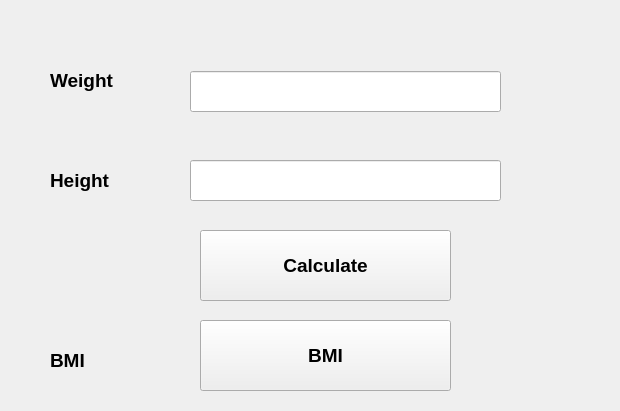
<?xml version="1.0" encoding="UTF-8"?>
<ui version="4.0">
 <class>Form</class>
 <widget class="QWidget" name="Form">
  <property name="geometry">
   <rect>
    <x>0</x>
    <y>0</y>
    <width>620</width>
    <height>411</height>
   </rect>
  </property>
  <property name="windowTitle">
   <string>BMI Calculator</string>
  </property>
  <widget class="QLabel" name="label">
   <property name="geometry">
    <rect>
     <x>50</x>
     <y>60</y>
     <width>151</width>
     <height>41</height>
    </rect>
   </property>
   <property name="font">
    <font>
     <pointsize>14</pointsize>
     <weight>75</weight>
     <bold>true</bold>
    </font>
   </property>
   <property name="text">
    <string>Weight</string>
   </property>
  </widget>
  <widget class="QLabel" name="label_2">
   <property name="geometry">
    <rect>
     <x>50</x>
     <y>160</y>
     <width>151</width>
     <height>41</height>
    </rect>
   </property>
   <property name="font">
    <font>
     <pointsize>14</pointsize>
     <weight>75</weight>
     <bold>true</bold>
    </font>
   </property>
   <property name="text">
    <string>Height</string>
   </property>
  </widget>
  <widget class="QLineEdit" name="weightEdit">
   <property name="geometry">
    <rect>
     <x>190</x>
     <y>71</y>
     <width>311</width>
     <height>41</height>
    </rect>
   </property>
   <property name="font">
    <font>
     <pointsize>14</pointsize>
     <weight>75</weight>
     <bold>true</bold>
    </font>
   </property>
  </widget>
  <widget class="QLineEdit" name="heightEdit">
   <property name="geometry">
    <rect>
     <x>190</x>
     <y>160</y>
     <width>311</width>
     <height>41</height>
    </rect>
   </property>
   <property name="font">
    <font>
     <pointsize>14</pointsize>
     <weight>75</weight>
     <bold>true</bold>
    </font>
   </property>
  </widget>
  <widget class="QLabel" name="label_3">
   <property name="geometry">
    <rect>
     <x>50</x>
     <y>340</y>
     <width>151</width>
     <height>41</height>
    </rect>
   </property>
   <property name="font">
    <font>
     <pointsize>14</pointsize>
     <weight>75</weight>
     <bold>true</bold>
    </font>
   </property>
   <property name="text">
    <string>BMI</string>
   </property>
  </widget>
  <widget class="QPushButton" name="bmiButton">
   <property name="geometry">
    <rect>
     <x>200</x>
     <y>320</y>
     <width>251</width>
     <height>71</height>
    </rect>
   </property>
   <property name="font">
    <font>
     <pointsize>14</pointsize>
     <weight>75</weight>
     <bold>true</bold>
    </font>
   </property>
   <property name="text">
    <string>BMI</string>
   </property>
  </widget>
  <widget class="QPushButton" name="bmiCalcButton">
   <property name="geometry">
    <rect>
     <x>200</x>
     <y>230</y>
     <width>251</width>
     <height>71</height>
    </rect>
   </property>
   <property name="font">
    <font>
     <pointsize>14</pointsize>
     <weight>75</weight>
     <bold>true</bold>
    </font>
   </property>
   <property name="text">
    <string>Calculate</string>
   </property>
  </widget>
 </widget>
 <resources/>
 <connections/>
</ui>
